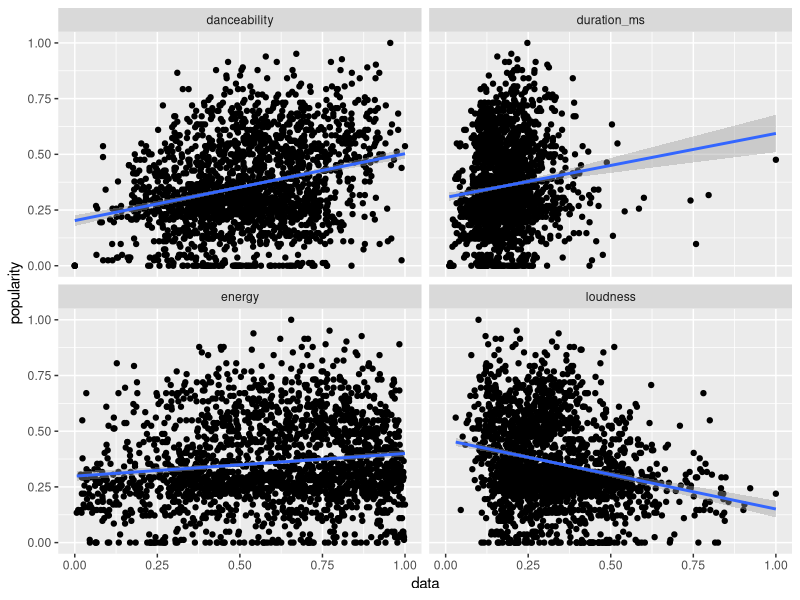
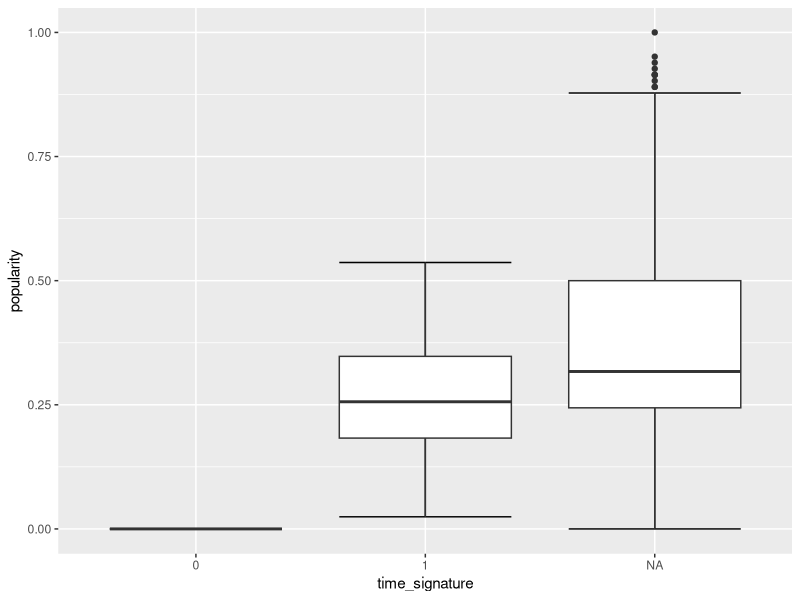
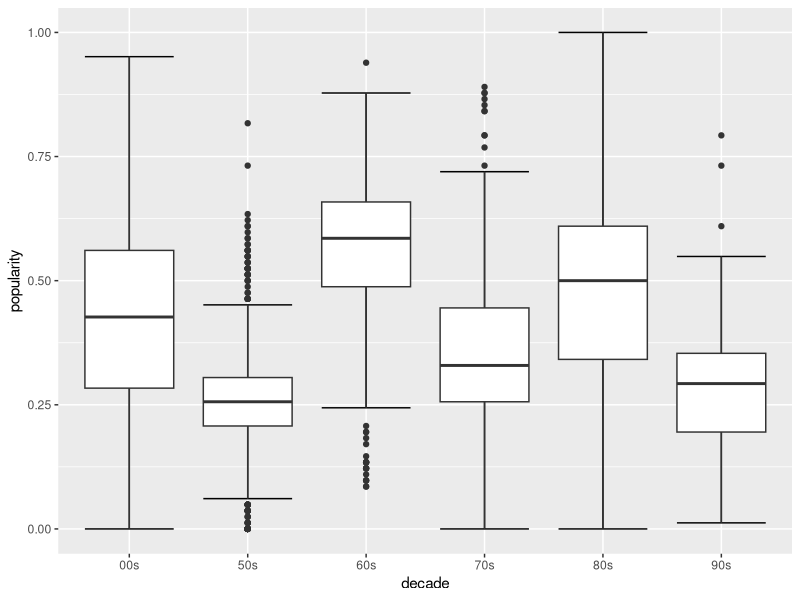
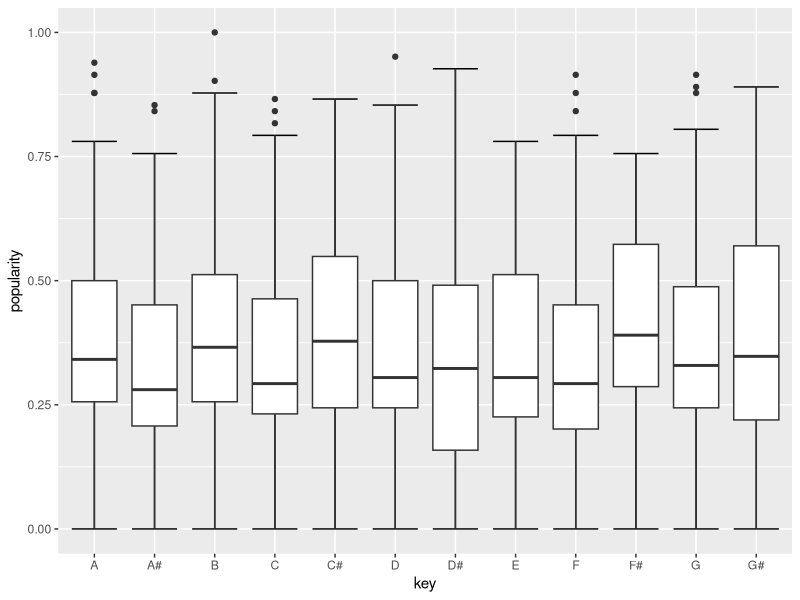
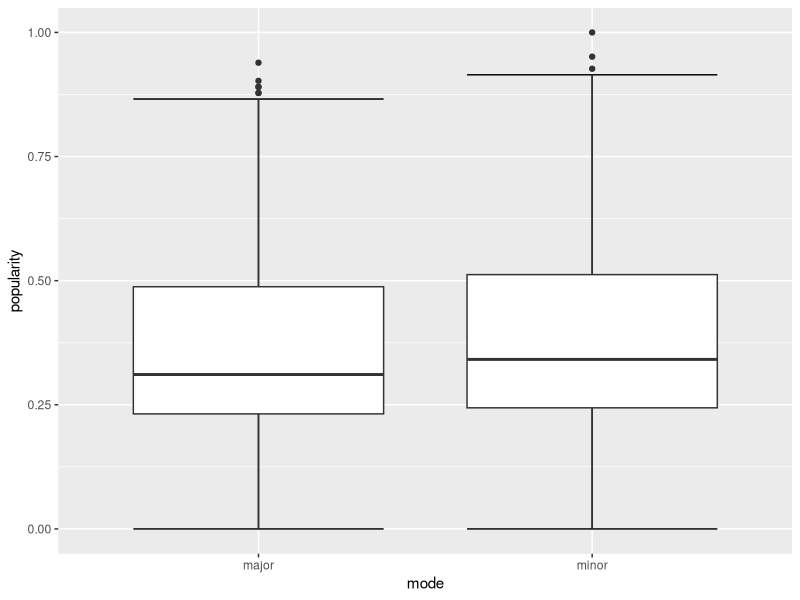
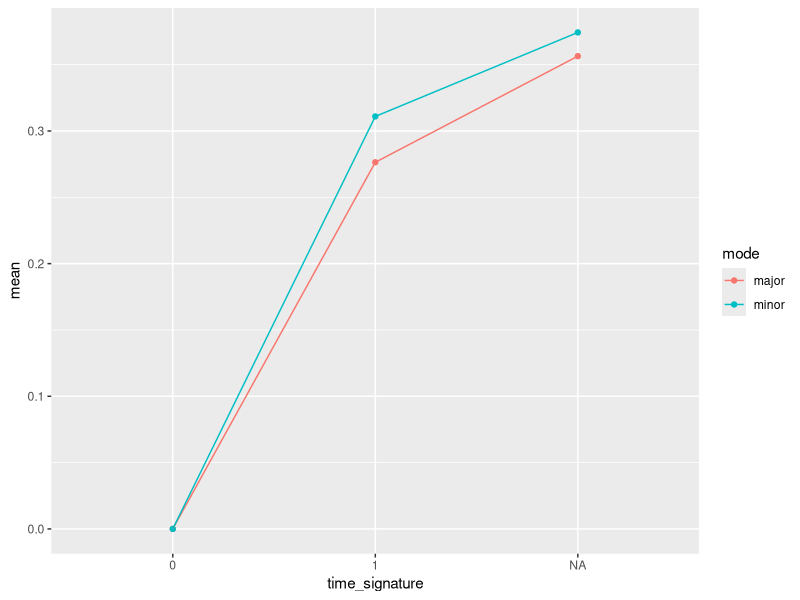
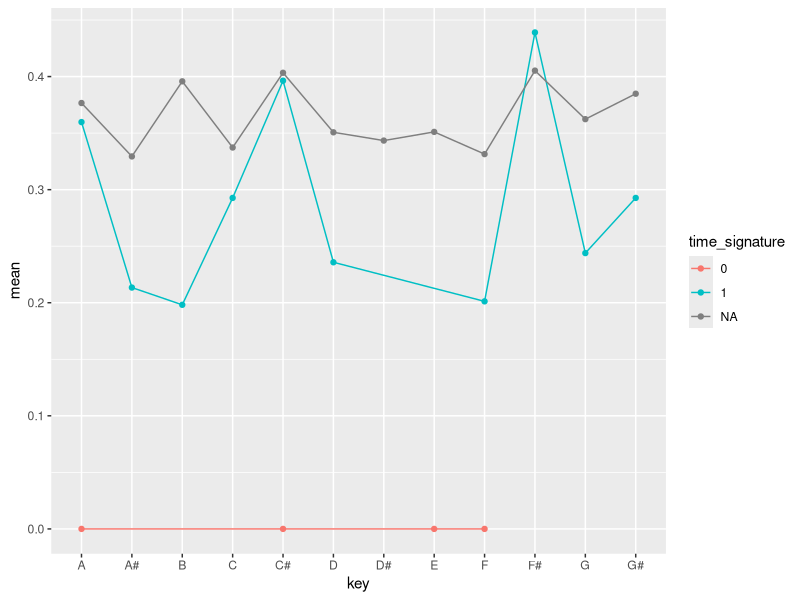
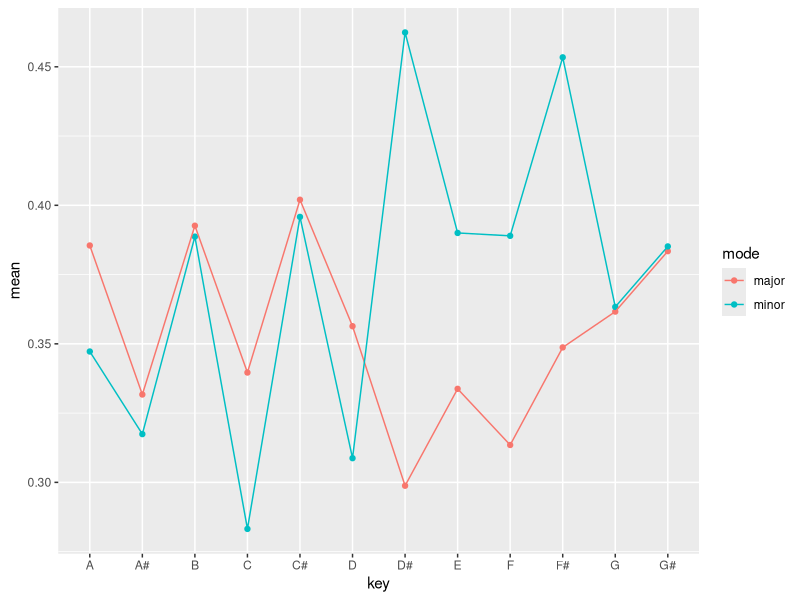

Source code (R) for these figures, in order:
library(readxl)
library(ggplot2)
library(tidyverse)
library(magrittr)

spotify <- read_excel("spotify.xlsx") #read data from spotify.xlsx
spotify <- select(spotify,popularity, danceability, energy,key,loudness,mode,duration_ms,time_signature,decade)

convert_EX  <- function(x)
{ 
  x[x=="EX"]  <- NA
  x  <-as.numeric(x)
  return(x)
}

spotify <- spotify%>%mutate_at(c("danceability","energy","loudness","duration_ms"), convert_EX)

# danceability,
# energy,
# key,
# loudness,
# mode,
# duration_ms,
# time_signature, and
# decade.

summary(spotify$popularity) #check missing value
class(spotify$popularity) #check type

summary(spotify$danceability) #check missing value
class(spotify$danceability) #check type

summary(spotify$energy) #check missing value of coulm energy
class(spotify$energy) #check type

spotify$key<-factor(spotify$key,levels =c("A","A#","B","C","C#","D","D#","E","F","F#","G","G#"))
summary(spotify$key) #check missing value
class(spotify$key) #check type

summary(spotify$loudness) #check missing value
class(spotify$loudness) #check type

spotify$mode<-factor(spotify$mode,levels =c("major","minor"))
class(spotify$mode) #check type
summary(spotify$mode) #check missing value

summary(spotify$duration_ms) #check missing value
class(spotify$duration_ms) #check type

summary(spotify$time_signature) #check missing value
class(spotify$time_signature) #check type

spotify$decade<-factor(spotify$decade,levels =c("00s","50s","60s","70s","80s","90s"))
class(spotify$decade) #check type
summary(spotify$decade)

summary(spotify)

#bivarity anaylize

get_prop  <-function(x){return(x/ max(x, na.rm = TRUE))}
spotify <-spotify%>%mutate_if(is.numeric, get_prop)

# danceability, energy,loudness,duration_ms
# test  <- spotify%>%select(popularity, danceability, energy,loudness,duration_ms)
# cc <- test %>% gather(name, value = "data", 2:5)
# ggplot(cc,aes(data, popularity))+geom_point()+facet_wrap(~name)+geom_smooth(method="lm")

get_prop  <-function(x){return(x/ max(x, na.rm = TRUE))}
spotify <-spotify%>%mutate_if(is.numeric, get_prop)
spotify%>%select(popularity, danceability, energy,loudness,duration_ms) %>% gather(name, value = "data", 2:5)%>%ggplot(aes(data, popularity))+geom_point()+facet_wrap(~name)+geom_smooth(method="lm")

spotify%>%select(-popularity)%>%map(~lm(popularity~.x, data = spotify))%>%map_df(broom::glance, .id = "predictor")%>%select(predictor, p.value)


#t1  <- spotify%>%select(popularity, danceability)
#ggplot(t1,aes(danceability, popularity))+geom_point()+geom_smooth(method="lm")

#t2  <- spotify%>%select(popularity, energy)
#ggplot(t2,aes(energy, popularity))+geom_point()+geom_smooth(method="lm")

spotify%>%select(-popularity)%>%map(~lm(popularity~.x, data = spotify))%>%map_df(broom::glance, .id = "predictor")%>%select(predictor, p.value)
#m1 <- lm(popularity~key, data = spotify)
#broom::glance(m1)


# decade
# key
# mode
# time_signature

spotify$time_signature<-factor(spotify$time_signature,levels =c("0","1","2","3","4","5"))
spotify%>%ggplot(aes(time_signature, popularity ))+stat_boxplot(geom = "errorbar")+geom_boxplot()

spotify%>%ggplot(aes(decade, popularity ))+stat_boxplot(geom = "errorbar")+geom_boxplot()

spotify%>%ggplot(aes(key, popularity ))+stat_boxplot(geom = "errorbar")+geom_boxplot()

spotify%>%ggplot(aes(mode, popularity ))+stat_boxplot(geom = "errorbar")+geom_boxplot()



spotify%>%group_by(time_signature, mode)%>%summarise(mean =mean(popularity))%>%ggplot(aes(time_signature, mean, col = mode))+geom_point()+geom_line(aes(group = mode))

spotify%>%group_by(time_signature, key)%>%summarise(mean =mean(popularity))%>%ggplot(aes(key, mean, col = time_signature))+geom_point()+geom_line(aes(group = time_signature))

spotify%>%group_by(mode, key)%>%summarise(mean =mean(popularity))%>%ggplot(aes(key, mean, col = mode))+geom_point()+geom_line(aes(group = mode))

spotify%>%group_by(decade, key)%>%summarise(mean =mean(popularity))%>%ggplot(aes(decade, mean, col = key))+geom_point()+geom_line(aes(group = key))

spotify%>%group_by(decade, mode)%>%summarise(mean =mean(popularity))%>%ggplot(aes(decade, mean, col = mode))+geom_point()+geom_line(aes(group = mode))

spotify%>%group_by(decade, time_signature)%>%summarise(mean =mean(popularity))%>%ggplot(aes(decade, mean, col = time_signature))+geom_point()+geom_line(aes(group = time_signature))